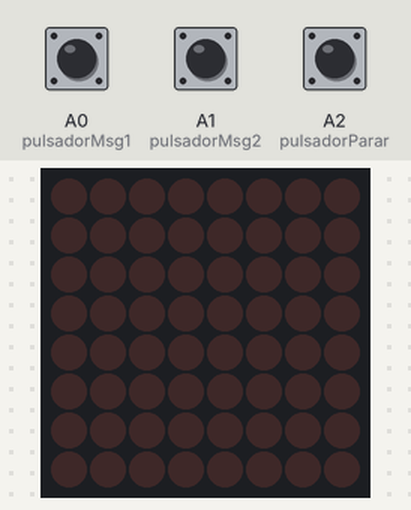
This sketch was run on a simulated Arduino Uno, built with avr-gcc and run on an emulated ATmega328P. Parts: 8×8 LED matrix. The inputs (shaded band) are chosen by the test bench; at power-on: A0 (pulsadorMsg1) LOW, A2 (pulsadorParar) LOW, A1 (pulsadorMsg2) LOW.

Above: at 1.2 s.
1.3 s: A0 (pulsadorMsg1) pulled HIGH for 0.15 s
At 1.43 s:
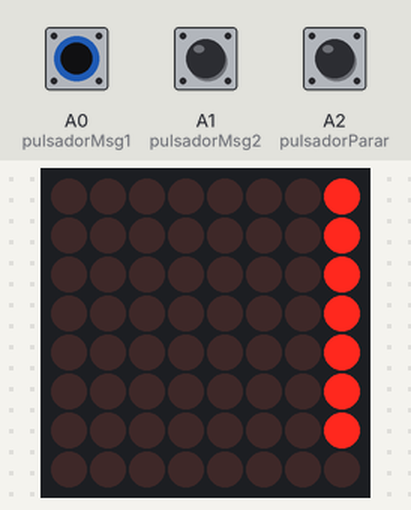
3.1 s: A2 (pulsadorParar) pulled HIGH for 0.15 s
At 4.2 s:
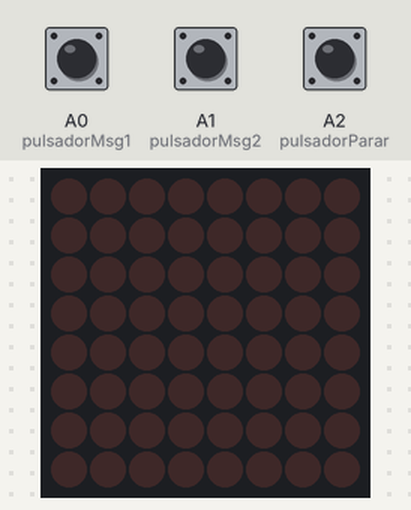
4.7 s: A1 (pulsadorMsg2) pulled HIGH for 0.15 s
At 5.7 s:
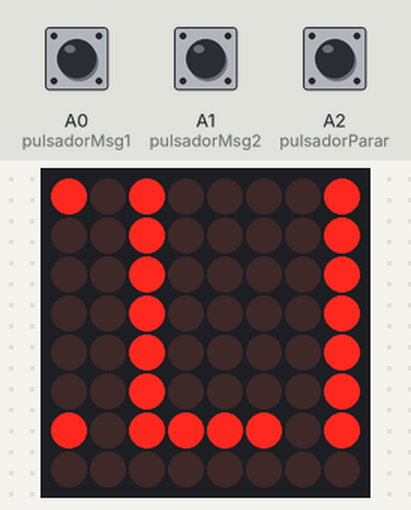
6.7 s: A2 (pulsadorParar) pulled HIGH for 1 s
At 7.8 s:
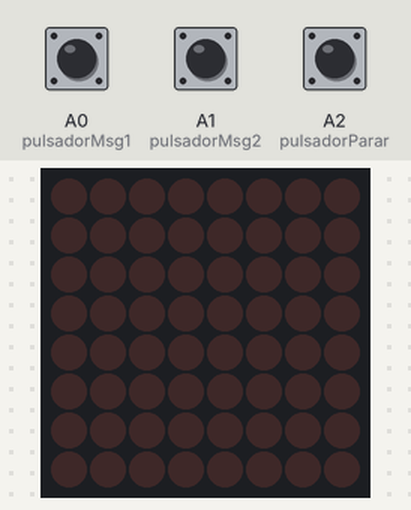
9.2 s: A0 (pulsadorMsg1) pulled HIGH for 1 s
At 9.42 s:
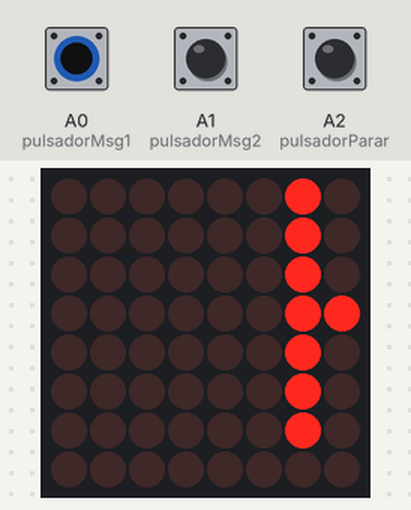
12.8 s: A2 (pulsadorParar) pulled HIGH for 3.2 s
At 13.5 s:
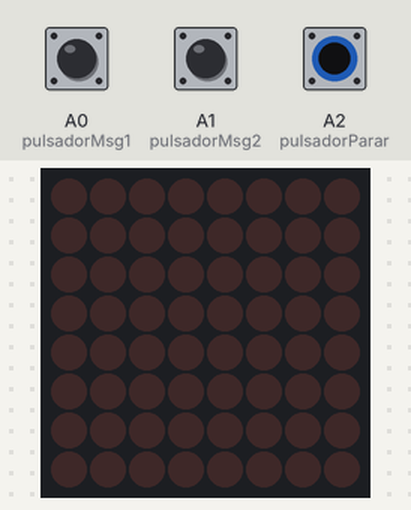

The sketch:

matriz_8x8_con_modulorf.ino
```cpp
/*

* Código escrito por: Esteban Carrillo para EDEPTEC.
* Página web: https://www.edeptec.com
* Facebook: @edeptec
* Youtube: https://youtube.com/c/EDEPTEC

*/

/*
Conexiones del Arduino al Modulo MAX7219:
ARDUINIO    MAX7219
 10          CLK
 9           CS
 8           DIN
 GND         GND
 5V          VCC

Conexion  de la cascada de MAX7219(1)  al MAX7219(2)
MAX7219(1)   MAX7219(2)
  CLK          CLK
   CS           CS
  DOUT         DIN
  GND          GND
  VCC          VCC
La cascada se hace conectano de los pines Superiores a los inferiores del modulo MAX7219
y los modulos se instalan de derecha a izquierda
*/

#include <MaxMatrix.h> //https://code.google.com/archive/p/arudino-maxmatrix-library/
//#include <avr/pgmspace.h>
PROGMEM unsigned char const CH[] = { // Caracteres
  3, 8, B00000000, B00000000, B00000000, B00000000, B00000000,  // space
  1, 8, B01011111, B00000000, B00000000, B00000000, B00000000,  // !
  3, 8, B00000011, B00000000, B00000011, B00000000, B00000000,  // "
  5, 8, B00010100, B00111110, B00010100, B00111110, B00010100,  // #
  4, 8, B00100100, B01101010, B00101011, B00010010, B00000000,  // $
  5, 8, B01100011, B00010011, B00001000, B01100100, B01100011,  // %
  5, 8, B00110110, B01001001, B01010110, B00100000, B01010000,  // &
  1, 8, B00000011, B00000000, B00000000, B00000000, B00000000,  // '
  3, 8, B00011100, B00100010, B01000001, B00000000, B00000000,  // (
  3, 8, B01000001, B00100010, B00011100, B00000000, B00000000,  // )
  5, 8, B00101000, B00011000, B00001110, B00011000, B00101000,  // *
  5, 8, B00001000, B00001000, B00111110, B00001000, B00001000,  // +
  2, 8, B10110000, B01110000, B00000000, B00000000, B00000000,  // ,
  4, 8, B00001000, B00001000, B00001000, B00001000, B00000000,  // -
  2, 8, B01100000, B01100000, B00000000, B00000000, B00000000,  // .
  4, 8, B01100000, B00011000, B00000110, B00000001, B00000000,  // /
  4, 8, B00111110, B01000001, B01000001, B00111110, B00000000,  // 0
  3, 8, B01000010, B01111111, B01000000, B00000000, B00000000,  // 1
  4, 8, B01100010, B01010001, B01001001, B01000110, B00000000,  // 2
  4, 8, B00100010, B01000001, B01001001, B00110110, B00000000,  // 3
  4, 8, B00011000, B00010100, B00010010, B01111111, B00000000,  // 4
  4, 8, B00100111, B01000101, B01000101, B00111001, B00000000,  // 5
  4, 8, B00111110, B01001001, B01001001, B00110000, B00000000,  // 6
  4, 8, B01100001, B00010001, B00001001, B00000111, B00000000,  // 7
  4, 8, B00110110, B01001001, B01001001, B00110110, B00000000,  // 8
  4, 8, B00000110, B01001001, B01001001, B00111110, B00000000,  // 9
  2, 8, B01010000, B00000000, B00000000, B00000000, B00000000,  // :
  2, 8, B10000000, B01010000, B00000000, B00000000, B00000000,  // ;
  3, 8, B00010000, B00101000, B01000100, B00000000, B00000000,  // <
  3, 8, B00010100, B00010100, B00010100, B00000000, B00000000,  // =
  3, 8, B01000100, B00101000, B00010000, B00000000, B00000000,  // >
  4, 8, B00000010, B01011001, B00001001, B00000110, B00000000,  // ?
  5, 8, B00111110, B01001001, B01010101, B01011101, B00001110,  // @
  4, 8, B01111110, B00010001, B00010001, B01111110, B00000000,  // A
  4, 8, B01111111, B01001001, B01001001, B00110110, B00000000,  // B
  4, 8, B00111110, B01000001, B01000001, B00100010, B00000000,  // C
  4, 8, B01111111, B01000001, B01000001, B00111110, B00000000,  // D
  4, 8, B01111111, B01001001, B01001001, B01000001, B00000000,  // E
  4, 8, B01111111, B00001001, B00001001, B00000001, B00000000,  // F
  4, 8, B00111110, B01000001, B01001001, B01111010, B00000000,  // G
  4, 8, B01111111, B00001000, B00001000, B01111111, B00000000,  // H
  3, 8, B01000001, B01111111, B01000001, B00000000, B00000000,  // I
  4, 8, B00110000, B01000000, B01000001, B00111111, B00000000,  // J
  4, 8, B01111111, B00001000, B00010100, B01100011, B00000000,  // K
  4, 8, B01111111, B01000000, B01000000, B01000000, B00000000,  // L
  5, 8, B01111111, B00000010, B00001100, B00000010, B01111111,  // M
  5, 8, B01111111, B00000100, B00001000, B00010000, B01111111,  // N
  4, 8, B00111110, B01000001, B01000001, B00111110, B00000000,  // O
  4, 8, B01111111, B00001001, B00001001, B00000110, B00000000,  // P
  4, 8, B00111110, B01000001, B01000001, B10111110, B00000000,  // Q
  4, 8, B01111111, B00001001, B00001001, B01110110, B00000000,  // R
  4, 8, B01000110, B01001001, B01001001, B00110010, B00000000,  // S
  5, 8, B00000001, B00000001, B01111111, B00000001, B00000001,  // T
  4, 8, B00111111, B01000000, B01000000, B00111111, B00000000,  // U
  5, 8, B00001111, B00110000, B01000000, B00110000, B00001111,  // V
  5, 8, B00111111, B01000000, B00111000, B01000000, B00111111,  // W
  5, 8, B01100011, B00010100, B00001000, B00010100, B01100011,  // X
  5, 8, B00000111, B00001000, B01110000, B00001000, B00000111,  // Y
  4, 8, B01100001, B01010001, B01001001, B01000111, B00000000,  // Z
  2, 8, B01111111, B01000001, B00000000, B00000000, B00000000,  // [
  4, 8, B00000001, B00000110, B00011000, B01100000, B00000000,  // \ backslash
  2, 8, B01000001, B01111111, B00000000, B00000000, B00000000,  // ]
  3, 8, B00000010, B00000001, B00000010, B00000000, B00000000,  // hat
  4, 8, B01000000, B01000000, B01000000, B01000000, B00000000,  // _
  2, 8, B00000001, B00000010, B00000000, B00000000, B00000000,  // `
  4, 8, B00100000, B01010100, B01010100, B01111000, B00000000,  // a
  4, 8, B01111111, B01000100, B01000100, B00111000, B00000000,  // b
  4, 8, B00111000, B01000100, B01000100, B00101000, B00000000,  // c
  4, 8, B00111000, B01000100, B01000100, B01111111, B00000000,  // d
  4, 8, B00111000, B01010100, B01010100, B00011000, B00000000,  // e
  3, 8, B00000100, B01111110, B00000101, B00000000, B00000000,  // f
  4, 8, B10011000, B10100100, B10100100, B01111000, B00000000,  // g
  4, 8, B01111111, B00000100, B00000100, B01111000, B00000000,  // h
  3, 8, B01000100, B01111101, B01000000, B00000000, B00000000,  // i
  4, 8, B01000000, B10000000, B10000100, B01111101, B00000000,  // j
  4, 8, B01111111, B00010000, B00101000, B01000100, B00000000,  // k
  3, 8, B01000001, B01111111, B01000000, B00000000, B00000000,  // l
  5, 8, B01111100, B00000100, B01111100, B00000100, B01111000,  // m
  4, 8, B01111100, B00000100, B00000100, B01111000, B00000000,  // n
  4, 8, B00111000, B01000100, B01000100, B00111000, B00000000,  // o
  4, 8, B11111100, B00100100, B00100100, B00011000, B00000000,  // p
  4, 8, B00011000, B00100100, B00100100, B11111100, B00000000,  // q
  4, 8, B01111100, B00001000, B00000100, B00000100, B00000000,  // r
  4, 8, B01001000, B01010100, B01010100, B00100100, B00000000,  // s
  3, 8, B00000100, B00111111, B01000100, B00000000, B00000000,  // t
  4, 8, B00111100, B01000000, B01000000, B01111100, B00000000,  // u
  5, 8, B00011100, B00100000, B01000000, B00100000, B00011100,  // v
  5, 8, B00111100, B01000000, B00111100, B01000000, B00111100,  // w
  5, 8, B01000100, B00101000, B00010000, B00101000, B01000100,  // x
  4, 8, B10011100, B10100000, B10100000, B01111100, B00000000,  // y
  3, 8, B01100100, B01010100, B01001100, B00000000, B00000000,  // z
  3, 8, B00001000, B00110110, B01000001, B00000000, B00000000,  // {
  1, 8, B01111111, B00000000, B00000000, B00000000, B00000000,  // |
  3, 8, B01000001, B00110110, B00001000, B00000000, B00000000,  // }
  4, 8, B00001000, B00000100, B00001000, B00000100, B00000000,  // ~
};

int data = 8;    // DIN pin del modulo MAX7219
int load = 9;    // CS pin del modulo MAX7219
int clock = 10;  // CLK pin del modulo MAX7219

int numeroDeMatrices = 1;  //Cambie este valor dependiendo del numero de matrices que use

MaxMatrix m(data, load, clock, numeroDeMatrices);  // Crear el objeto de matriz

byte buffer[10];

//Define los botones
byte pulsadorMsg1 = A0;
byte pulsadorMsg2 = A1;
byte pulsadorParar = A2;


String mensaje1 = "HOLA MUNDO ";  // Cadena de caracteres a imprimir
String mensaje2 = "HELLO WORLD "; // Cadena de caracteres a imprimir

/**
 * Inicializa los pines de los pulsadores como entradas, inicializa el modulo
 * MAX7219 y establece la intensidad de los puntos de la matriz. Tambien
 * inicializa el puerto serial.
 */
void setup() {
  pinMode(pulsadorMsg1, INPUT);
  pinMode(pulsadorMsg2, INPUT);
  pinMode(pulsadorParar, INPUT);
  m.init();            // inicializa el modulo
  m.setIntensity(5);   // intencidad de los puntos de la matriz, entre 1-5
  Serial.begin(9600);  // inicializa el puerto serial
}

/**
 * Bucle principal del programa.
 *
 * En este bucle se limpia la matriz, se verifica el estado de los pulsadores
 * y se imprimen los mensajes correspondientes a cada pulsador.
 * La velocidad de desplazamiento se establece en 90 y 60 milisegundos para
 * cada mensaje.
 */
void loop() {
  m.clear();

  if (digitalRead(pulsadorMsg1)) {
    imprimirString(mensaje1, 90);
  }

  if (digitalRead(pulsadorMsg2)) {
    imprimirString(mensaje2, 60);
  }
}
/**
 * Verifica el estado del pulsador de parar y si se ha pulsado, limpia
 * la matriz y devuelve true. En caso contrario, devuelve false.
 *
 * @return true si se ha pulsado el pulsador de parar, false en caso
 *         contrario.
 */
bool detener() {
  if (digitalRead(pulsadorParar)) {
    m.clear();
    return true;
  }
  return false;
}

/**
 * Imprime una cadena de caracteres en la matriz de LEDs.
 *
 * Este metodo utiliza el metodo writeSprite para escribir los caracteres
 * en la matriz. El caracter a imprimir se obtiene de la cadena de
 * caracteres "texto" y se desplaza hacia la izquierda hasta que se
 * pulsa el pulsador de parar.
 *
 * @param texto cadena de caracteres a imprimir
 * @param velocidadDesplazamiento velocidad de desplazamiento de los caracteres
 */
void imprimirString(String texto, int velocidadDesplazamiento) {  // Imprime cadena de caracteres
  int i = 0;
  int longitudDeCadena = texto.length() - 1;
  while (!detener()) {
    char caracter;
    caracter = texto[i] - 32;

    memcpy_P(buffer, CH + 7 * caracter, 7);
    m.writeSprite(numeroDeMatrices * 8, 0, buffer);
    m.setColumn(numeroDeMatrices * 8 + buffer[0], 0);

    for (int i = 0; i < buffer[0] + 1; i++) {
      delay(velocidadDesplazamiento);
      m.shiftLeft(false, false);
    }
    i++;
    (i > longitudDeCadena) ? i = 0 : 0; // Si i es mayor que la longitud de la cadena, se reinicia
  }
}
```

Measured:
- after the input at 1.3 s, the display: changes after 0.09 s (image 1)
- after the input at 3.1 s, the display: changes at once (image 2)
- after the input at 4.7 s, the display: first changes after 0.06 s (image 3 shows a later state)
- after the input at 6.7 s, the display: first differs from a run without the input after 0.15 s (image 4)
- after the input at 9.2 s, the display: first changes after 0.09 s (image 5 shows a later state)
- after the input at 12.8 s, the display: first differs from a run without the input after 0.15 s (image 6)
